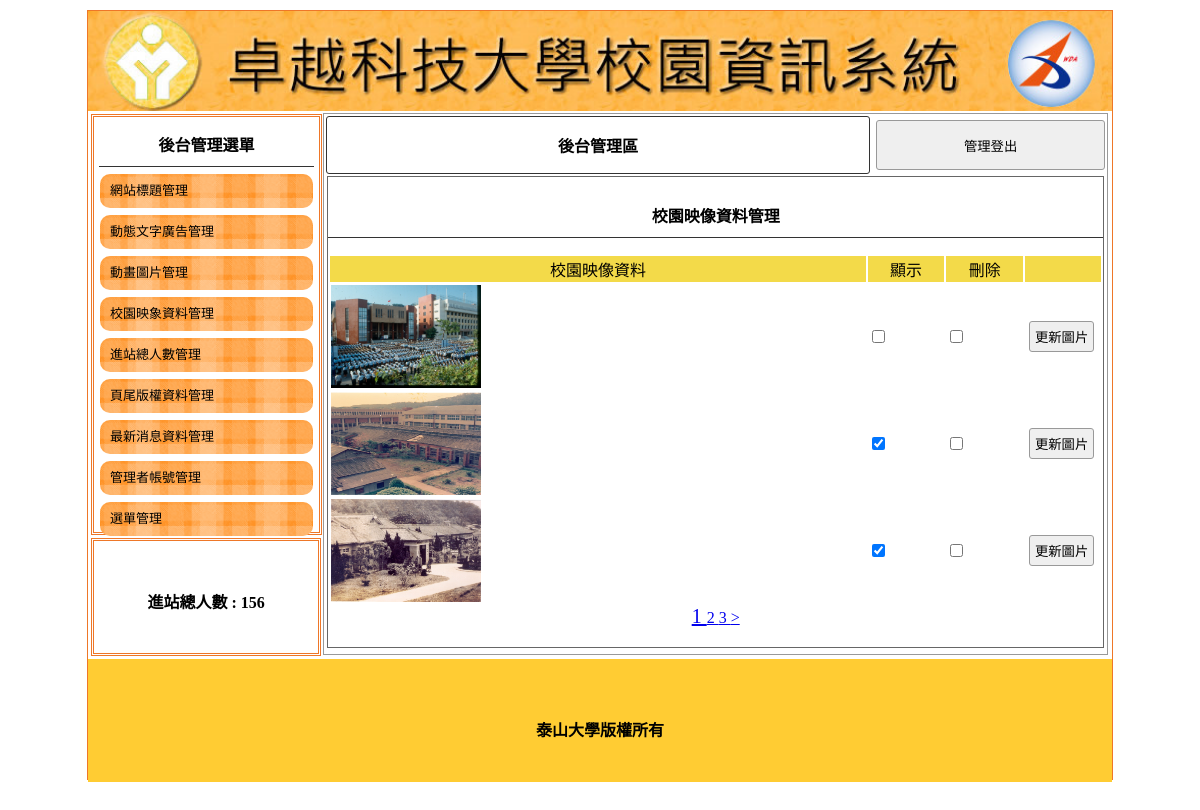
/admin.php?do=image, run on the app's committed database.
### tables this page shows
CREATE TABLE `title` (
  `id` int(10) UNSIGNED NOT NULL,
  `img` text NOT NULL,
  `text` text NOT NULL,
  `sh` int(1) NOT NULL
);

CREATE TABLE `total` (
  `id` int(10) UNSIGNED NOT NULL,
  `total` int(11) NOT NULL
);

CREATE TABLE `image` (
  `id` int(10) UNSIGNED NOT NULL,
  `img` text NOT NULL,
  `sh` int(1) NOT NULL
);

CREATE TABLE `bottom` (
  `id` int(10) UNSIGNED NOT NULL,
  `bottom` text NOT NULL
);

### api/db.php (called while the page is built, shortened)
<?php
class DB{
    protected $dsn="mysql:host=localhost;charset=utf8;dbname=db21";
    protected $pdo;
    protected $table;
    function __construct($table){
        $this->table=$table;
        $this->pdo=new PDO($this->dsn,'root','');
    }
    function all(...$arg){
        $sql="SELECT * FROM $this->table ";
        if(isset($arg[0])){
            if(is_array($arg[0])){
                $tmp=$this->a2s($arg[0]);
                $sql .= " WHERE ".join(" AND ",$tmp);
            }else{
                $sql .= $arg[0];
            }
        }
        return $this->pdo->query($sql)->fetchAll(PDO::FETCH_ASSOC);
    }
    function count(...$arg){
        $sql="SELECT count(*) FROM $this->table ";
        return $this->pdo->query($sql)->fetchColumn();
    }
    function find($arg){
        $sql="SELECT * FROM $this->table ";
        if(is_array($arg)){
            $tmp=$this->a2s($arg);
            $sql .= " WHERE ".join(" AND ",$tmp);
        }else{
            $sql .= " WHERE `id`='$arg'";
        }
        return $this->pdo->query($sql)->fetch(PDO::FETCH_ASSOC);
    }
protected function a2s($array){
    $tmp=[];
    foreach($array as $key => $val){
        $tmp[]="`$key`='$val'";
    }
    return $tmp;
}
}
$Title=new DB('title');
$Total=new DB('total');
$Bottom=new DB('bottom');

### back/image.php (the view, shortened to what this page needs)
<div class="di"
    style="height:540px; border:#999 1px solid; width:76.5%; margin:2px 0px 0px 0px; float:left; position:relative; left:20px;">
    <table width="100%">
        <tbody>
            <tr>
                <td style="width:70%;font-weight:800; border:#333 1px solid; border-radius:3px;" class="cent">
                    <a href="?do=admin" style="color:#000; text-decoration:none;">後台管理區</a>
                </td>
                <td>
                    <button onclick="document.cookie=&#39;user=&#39;;location.replace(&#39;index.php&#39;)"
                        style="width:99%; margin-right:2px; height:50px;">管理登出</button>
                </td>
            </tr>
        </tbody>
    </table>
    <div style="width:99%; height:87%; margin:auto; overflow:auto; border:#666 1px solid;">
        <p class="t cent botli">校園映像資料管理</p>
        <form method="post" action="./api/edit.php?table=<?= $do ?>">
            <table width="100%">
                <tbody>
                    <tr class="yel">
                        <td width="70%">校園映像資料</td>
                        <td width="10%">顯示</td>
                        <td width="10%">刪除</td>
                        <td></td>
                    </tr>
                    <?php
                    $db=${ucfirst($do)};
                    $all=$db->count();
                    $div=3;
                    $pages=ceil($all/$div);
                    $now=$_GET['p']??1;
                    $start=($now-1)*$div;
                    $rows=$db->all(" limit $start,$div");
                     foreach($rows as $row):
                    ?>
                    <tr>
                        <td>
                            <img src="./upload/<?= $row['img']; ?>" style="width:150px;height:103px">
                        </td>
                        <td>
                            <input type="checkbox" name="sh[]" value="<?= $row['id']; ?>"  <?= ($row['sh']==1)?'checked':''; ?> >
                        </td>
                        <td>
                            <input type="checkbox" name="del[]" value="<?= $row['id']; ?>">
                        </td>
                        <td>
                            <input type="button" value="更新圖片"  onclick="op('#cover','#cvr','include/update_<?= $do; ?>.php?id=<?= $row['id'];?>')">
                        </td>
                    </tr>
                    <?php
                    endforeach;
                    ?>
                </tbody>
            </table>
            <div class='cent'>
                <?php
                    for($i=1;$i<=$pages;$i++){
                        $size=($i==$now)?'20px':'16px';
                        echo "<a href='?do=$do&p=$i' style='font-size:$size'> $i </a>";
                    }
                    if($now+1 <= $pages){
                        $next=$now+1;
                        echo "<a href='?do=$do&p=$next'> > </a>";
                    }
                ?>
            </div>
        </form>
    </div>
</div>

### admin.php (shortened to what this page needs)
<?php include_once "./api/db.php";?>
<!DOCTYPE html PUBLIC "-//W3C//DTD XHTML 1.0 Transitional//EN" "http://www.w3.org/TR/xhtml1/DTD/xhtml1-transitional.dtd">
<html xmlns="http://www.w3.org/1999/xhtml"><head><meta http-equiv="Content-Type" content="text/html; charset=UTF-8">
<link href="./css/css.css" rel="stylesheet" type="text/css">
</head>
<body>
	<div id="main">
		<?php $title=$Title->find(['sh'=>1]);?>
    	<a title="<?= $title['text']; ?>" href="index.php">
			<div class="ti" style="background:url(&#39;upload/<?= $title['img']; ?>&#39;); background-size:cover;"></div>
		</a>
        	<div id="ms">
             	<div id="lf" style="float:left;">
            		<div id="menuput" class="dbor">
                    <span class="t botli">後台管理選單</span>
                		<a style="color:#000; font-size:13px; text-decoration:none;" href="?do=title">
                            	<div class="mainmu">網站標題管理</div>
                        </a>
							<a style="color:#000; font-size:13px; text-decoration:none;" href="?do=ad">
                            	<div class="mainmu">動態文字廣告管理</div>
                            </a>
							<a style="color:#000; font-size:13px; text-decoration:none;" href="?do=mvim">
                            	<div class="mainmu">動畫圖片管理</div>
                            </a>
							<a style="color:#000; font-size:13px; text-decoration:none;" href="?do=image">
                            	<div class="mainmu">校園映象資料管理</div>
                            </a>
							<a style="color:#000; font-size:13px; text-decoration:none;" href="?do=total">
                            	<div class="mainmu">進站總人數管理</div>
                            </a>
							<a style="color:#000; font-size:13px; text-decoration:none;" href="?do=bottom">
                            	<div class="mainmu">頁尾版權資料管理</div>
                            </a>
							<a style="color:#000; font-size:13px; text-decoration:none;" href="?do=news">
                            	<div class="mainmu">最新消息資料管理</div>
                            </a>
							<a style="color:#000; font-size:13px; text-decoration:none;" href="?do=admin">
                            	<div class="mainmu">管理者帳號管理</div>
                            </a>
							<a style="color:#000; font-size:13px; text-decoration:none;" href="?do=menu">
                            	<div class="mainmu">選單管理</div>
                            </a>
							                    </div>
                    <div class="dbor" style="margin:3px; width:95%; height:20%; line-height:100px;">
                    	<span class="t">進站總人數 : <?= $Total->find(1)['total'] ?>
                         </span>
                    </div>
        		</div>
				<?php
				$do=$_GET['do']??"title";
				$file="back/$do.php";
				if(file_exists($file)){
					include $file;
				}else{
					include "back/title.php";
				}
				?>
                             </div>
            	<div style="width:1024px; left:0px; position:relative; background:#FC3; margin-top:4px; height:123px; display:block;">
                	<span class="t" style="line-height:123px;"><?= $Bottom->find(1)['bottom'] ?></span>
                </div>
    </div>
</body></html>

### css/css.css (style rules this page uses)
body { padding:0px; margin:0px; }
#main { width:1024px; height:768px; margin:10px auto 10px auto; border:#EE7728 1px solid; position:relative; }
.ti { width:100%; height:100px; position:relative; background-size:cover; background-repeat:no-repeat; }
.dbor { border:#EE7728 double 3px; margin:1px; padding:2px 10px 2px 10px; }
.t { font-weight:800; display:block; text-align:center; padding:10px 1px 10px 1px; }
.botli { border-bottom:#333 1px solid; }
.mainmu { position:relative; border-radius:10px; background:url(../icon/menu.fw.png) center no-repeat; background-size:cover; line-height:30px; padding:2px 10px 2px 10px; margin:7px 1px 7px 1px; }
#lf { height:540px; width:21%; display:inline-block; }
#menuput { width:100%; height:75%; position:relative; padding:5px; display:block; margin: 3px; }
.di { display:inline-block; }
.cent { text-align:center; }
input,button { border:#999 1px solid; border-radius:3px; background:#EFEFEF; padding:5px; margin:3px; }
.yel td { background:#F3DA49; text-align:center; }

### data on the page
title: img (picture)
total: total "156"
image: img (picture)
image: img (picture), sh "☑"
image: img (picture), sh "☑"
bottom: bottom "泰山大學版權所有"
